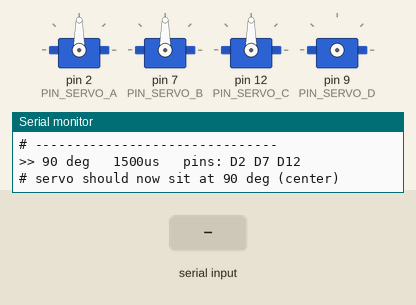
Recording of a sketch running on a simulated Arduino Uno, built with avr-gcc and run on an emulated ATmega328P. Shown: 4 × servo, the last lines printed to the serial monitor. The inputs (shaded band) are chosen by the test bench.

Above: at 1.4 s.
1.5 s: byte 115 ('s') received over Serial
At 3.78 s:
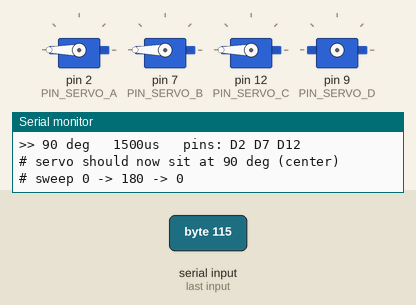
4.5 s: byte 52 ('4') received over Serial
7.5 s: "0" received over Serial
At 8.3 s:
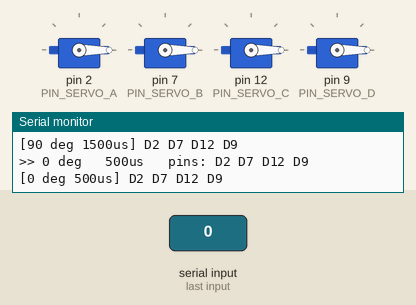
9.0 s: "z" received over Serial
At 9.4 s:
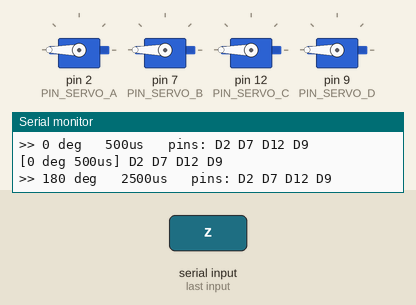
10.5 s: "-" received over Serial
At 11.7 s:
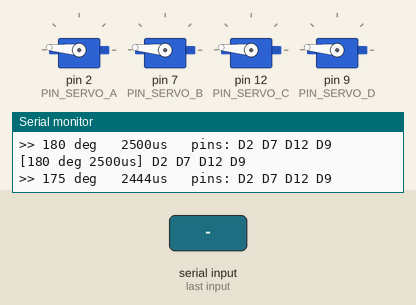
12.0 s: byte 115 ('s') received over Serial
At 12.3 s:
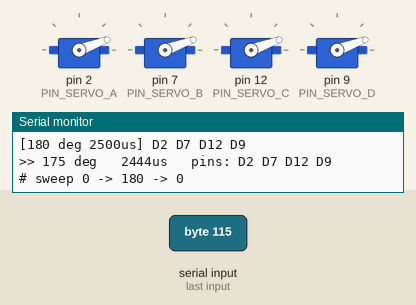
Timing chart, 0 to 16.0 s (numbered marks = the images above; inputs shaded):
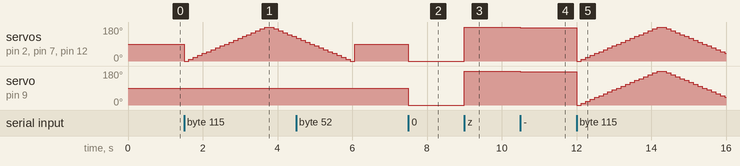

Measured:
- after the input at 1.5 s, servo on pin 2 (PIN_SERVO_A), servo on pin 7 (PIN_SERVO_B), servo on pin 12 (PIN_SERVO_C): 90° → 0° at once, → 10° 0.12 s later, → 20° 0.12 s later, → 30° 0.12 s later, … (24 changes in this stretch)
- after the input at 7.5 s, servo on pin 2 (PIN_SERVO_A), servo on pin 7 (PIN_SERVO_B), servo on pin 12 (PIN_SERVO_C), servo on pin 9 (PIN_SERVO_D): 90° → 0° at once
- after the input at 9.0 s, servo on pin 2 (PIN_SERVO_A), servo on pin 7 (PIN_SERVO_B), servo on pin 12 (PIN_SERVO_C), servo on pin 9 (PIN_SERVO_D): 0° → 180° at once
- after the input at 10.5 s, servo on pin 2 (PIN_SERVO_A), servo on pin 7 (PIN_SERVO_B), servo on pin 12 (PIN_SERVO_C), servo on pin 9 (PIN_SERVO_D): 180° → 175° at once
- after the input at 12.0 s, servo on pin 2 (PIN_SERVO_A), servo on pin 7 (PIN_SERVO_B), servo on pin 12 (PIN_SERVO_C), servo on pin 9 (PIN_SERVO_D): 175° → 0° at once, → 10° 0.12 s later, → 20° 0.12 s later, → 30° 0.12 s later, … (33 changes in this stretch)

The sketch:

ServoCenter.ino
```cpp
/* ===========================================================================
 *  ServoCenter —— 180° 舵机对中 / 找零位 / 量行程
 *  ---------------------------------------------------------------------------
 *  上电直接把舵机打到 90°（也就是 180° 舵机的机械中位）。之后可以在窗口里
 *  用键盘一点点调，找到你真正想要的"零位"，读出来的 us 值就是标定结果。
 *
 *  ---------------------------------------------------------------------------
 *  ★ 三个引脚同时输出，你不用告诉我是哪个
 *      D2 / D7 / D12 都挂了一个虚拟舵机，输出角度完全一致。
 *      舵机接在这三个里任意一个都会跟着动。
 *      （D3 给红外，D4 给循迹，D5/D6 是电机 PWM，D9/D10 是电机方向，
 *        这几个都不能给舵机，会互相打架）
 *
 *  ★ 如果接上完全不动，先查供电再查信号
 *      舵机是吃电流的（SG90 空载约 100mA，堵转能到 700mA）。
 *      扩展板上那个舵机口的 5V 很可能和超声波口是同一路（我们已经测出那一路
 *      不供电）。所以：直接把舵机的红线接到 UNO 的 5V、棕/黑线接到 UNO 的 GND，
 *      橙/黄线（信号）接 D2 或 D7 或 D12。四根杜邦线，别走扩展板。
 *
 *  ★ 定时器冲突已确认无问题
 *      电机 PWM 在 D5/D6 走 Timer0，蜂鸣器 tone() 走 Timer2，
 *      Servo 库只占 Timer1。三者互不干扰。
 *      （代价：D9/D10 会失去 analogWrite 能力，但这两个脚在本项目里只当方向用）
 *
 *  ---------------------------------------------------------------------------
 *  窗口里敲字母（敲完直接生效，不用回车）
 *
 *      +  /  -        角度 ±5°
 *      ]  /  [        角度 ±1°   （微调找零位用这个）
 *
 *      0  m  z        直接跳到 0° / 90°(中位) / 180°
 *
 *      1  2  3        把输出切到 D2 / D7 / D12（默认三个都输出，一般不用切）
 *      4              切到 D9（⚠ 会和电机方向脚抢，调试电机时别用）
 *
 *      s              来回扫一遍 0-180，看有没有卡住/异响
 *      w              每 10° 停一下，打印对应 us（量行程用）
 *      ?              重印说明
 *
 *  ---------------------------------------------------------------------------
 *  ★ 对中的正确做法
 *      1) 上电，舵机应该立刻转到 90°。
 *      2) 这时候不要用螺丝刀去拧齿轮——先确认它真的是"正前方"。
 *         若方向偏了，用 + / - 找到你想要的朝向，记下屏幕上的 us 值。
 *      3) 那个 us 就是你的零位标定值，之后写避障代码直接用 writeMicroseconds()。
 *
 *  ★ 如果 0° 或 180° 处有"咔咔"齿轮声或持续嗡嗡响：说明超出了该舵机的
 *    实际行程（便宜的 180° 舵机常年做不到满 180°）。
 *    用 w 量一遍，把卡住的那一段砍掉，别硬顶，会烧。
 * =========================================================================*/

#include <Servo.h>

/* ---- 候选输出引脚（三个同时输出，接哪个都动） ---- */
const uint8_t PIN_SERVO_A = 2;
const uint8_t PIN_SERVO_B = 7;
const uint8_t PIN_SERVO_C = 12;
const uint8_t PIN_SERVO_D = 9;      // 备用，默认不挂

/* 脉宽范围。500~2500us 是大多数 180° 舵机的全行程；
 * 若两端有异响，把这两个数往中间收（例如 700~2300） */
const uint16_t US_MIN = 500;
const uint16_t US_MAX = 2500;

Servo sA, sB, sC, sD;
bool useA = true, useB = true, useC = true, useD = false;

int16_t angle = 90;                 // 当前角度（度）

/* ------------------------------------------------------------------------- */

uint16_t angleToUs(int16_t deg)
{
  if (deg < 0)   { deg = 0; }
  if (deg > 180) { deg = 180; }
  const uint32_t span = (uint32_t)(US_MAX - US_MIN);
  return (uint16_t)(US_MIN + span * (uint32_t)deg / 180UL);
}

void applyAngle()
{
  if (angle < 0)   { angle = 0; }
  if (angle > 180) { angle = 180; }

  const uint16_t us = angleToUs(angle);

  if (useA) { sA.writeMicroseconds(us); }
  if (useB) { sB.writeMicroseconds(us); }
  if (useC) { sC.writeMicroseconds(us); }
  if (useD) { sD.writeMicroseconds(us); }
}

void report()
{
  Serial.print(F(">> "));
  Serial.print(angle);
  Serial.print(F(" deg   "));
  Serial.print(angleToUs(angle));
  Serial.print(F("us   pins:"));
  if (useA) { Serial.print(F(" D2")); }
  if (useB) { Serial.print(F(" D7")); }
  if (useC) { Serial.print(F(" D12")); }
  if (useD) { Serial.print(F(" D9")); }
  Serial.println();
}

void help()
{
  Serial.println();
  Serial.println(F("# ==== SERVO CENTER ===="));
  Serial.println(F("# power: servo VCC -> UNO 5V, GND -> UNO GND"));
  Serial.println(F("# signal: D2 or D7 or D12 (all driven, any works)"));
  Serial.println(F("# keys:  + -  = 5deg     ] [  = 1deg"));
  Serial.println(F("#        0 m z = 0 / 90 / 180"));
  Serial.println(F("#        1 2 3 = only D2 / D7 / D12    4 = also D9"));
  Serial.println(F("#        s = sweep test   w = us table   ? = help"));
  Serial.println(F("# -------------------------------"));
}

/* 扫一遍全行程，看有没有卡死或者打齿 */
void sweepTest()
{
  Serial.println(F("# sweep 0 -> 180 -> 0"));
  for (int16_t d = 0; d <= 180; d += 10)
  {
    angle = d;
    applyAngle();
    delay(120);
  }
  for (int16_t d = 180; d >= 0; d -= 10)
  {
    angle = d;
    applyAngle();
    delay(120);
  }
  angle = 90;
  applyAngle();
  report();
}

/* 每 10° 打一行 us，用来量实际行程 */
void printTable()
{
  Serial.println(F("# ---- angle -> pulse width ----"));
  for (int16_t d = 0; d <= 180; d += 10)
  {
    Serial.print(F("# "));
    if (d < 100) { Serial.print(' '); }
    if (d < 10)  { Serial.print(' '); }
    Serial.print(d);
    Serial.print(F(" deg  ->  "));
    Serial.print(angleToUs(d));
    Serial.println(F("us"));
  }
  Serial.println(F("# ------------------------------"));
}

void handleSerial()
{
  while (Serial.available() > 0)
  {
    const char c = (char)Serial.read();
    bool changed = true;

    switch (c)
    {
      case '+': angle += 5;  break;
      case '-': angle -= 5;  break;
      case ']': angle += 1;  break;
      case '[': angle -= 1;  break;
      case '0': angle = 0;   break;
      case 'm': angle = 90;  break;
      case 'z': angle = 180; break;

      case '1':
        useA = true; useB = false; useC = false;
        break;
      case '2':
        useA = false; useB = true; useC = false;
        break;
      case '3':
        useA = false; useB = false; useC = true;
        break;
      case '4':
        useD = !useD;
        if (useD) { sD.attach(PIN_SERVO_D, US_MIN, US_MAX); }
        else      { sD.detach(); }
        break;

      case 's': sweepTest(); changed = false; break;
      case 'w': printTable(); changed = false; break;
      case '?': help();       changed = false; break;

      default: changed = false; break;
    }

    if (changed)
    {
      applyAngle();
      report();
    }
  }
}

void setup()
{
  Serial.begin(115200);

  sA.attach(PIN_SERVO_A, US_MIN, US_MAX);
  sB.attach(PIN_SERVO_B, US_MIN, US_MAX);
  sC.attach(PIN_SERVO_C, US_MIN, US_MAX);

  angle = 90;
  applyAngle();

  delay(200);
  help();
  report();
  Serial.println(F("# servo should now sit at 90 deg (center)"));
}

void loop()
{
  handleSerial();

  /* 心跳：每 2 秒打一行，证明窗口还活着、舵机还停在这个角度上。
     不做这件事的话，命令式固件在窗口里是"一片空白"，看起来像死了。 */
  static uint32_t lastBeat = 0;
  if (millis() - lastBeat >= 2000)
  {
    lastBeat = millis();
    Serial.print(F("["));
    Serial.print(angle);
    Serial.print(F(" deg "));
    Serial.print(angleToUs(angle));
    Serial.print(F("us]"));
    if (useA) { Serial.print(F(" D2")); }
    if (useB) { Serial.print(F(" D7")); }
    if (useC) { Serial.print(F(" D12")); }
    if (useD) { Serial.print(F(" D9")); }
    Serial.println();
  }
}
```
